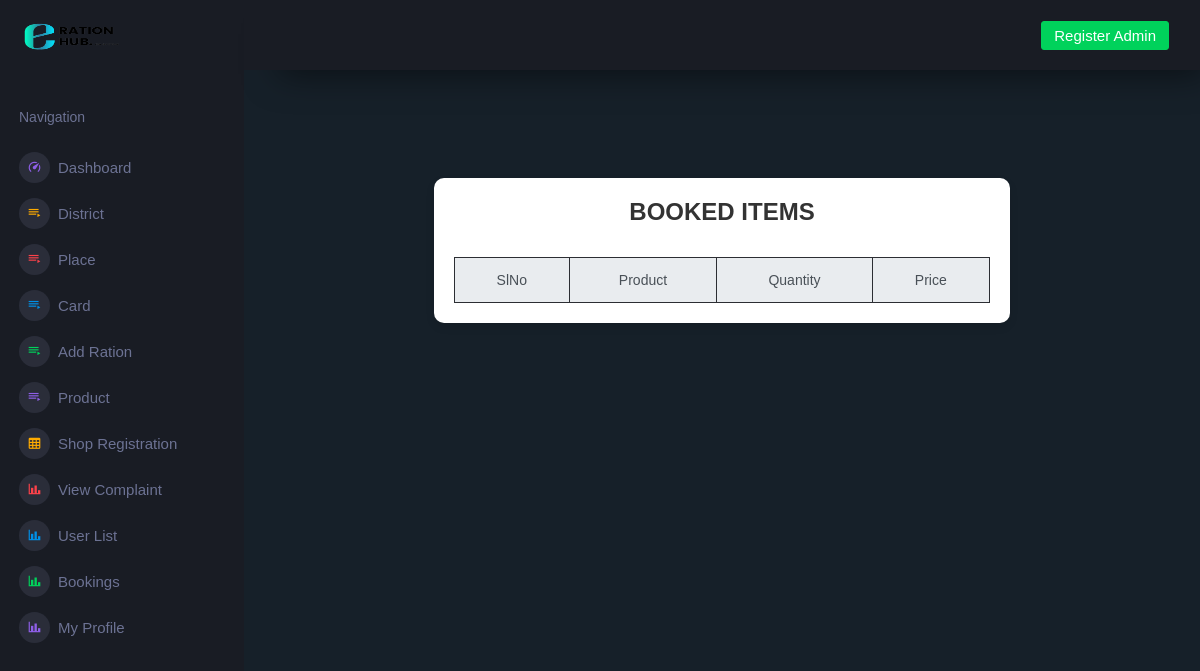
The page /Project/Admin/ViewItems.php?cid=12 on the database as committed earlier.
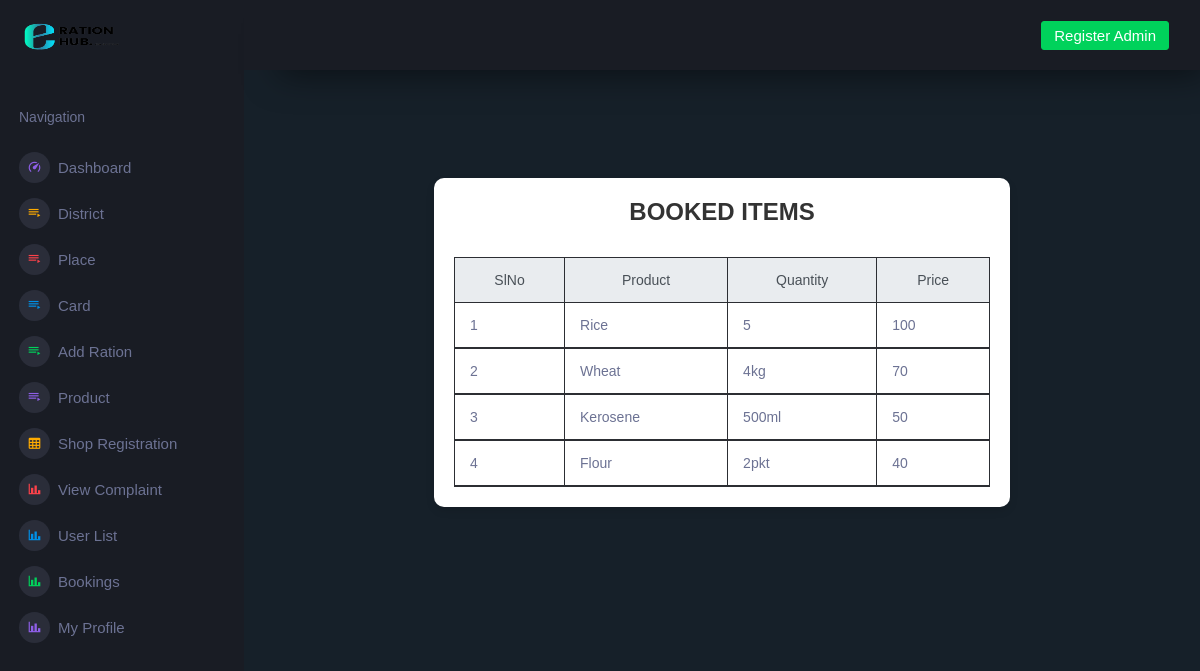
The same page on the database as committed later.
### tables this page shows
CREATE TABLE `tbl_rationlist` (
  `rationlist_id` int(11) NOT NULL,
  `product_id` int(11) NOT NULL,
  `product_qty` varchar(100) NOT NULL,
  `product_price` varchar(60) NOT NULL,
  `ration_id` int(11) NOT NULL
);

CREATE TABLE `tbl_product` (
  `product_id` int(11) NOT NULL,
  `product_name` varchar(60) NOT NULL,
  `product_status` int(11) NOT NULL DEFAULT 0
);

### Project/Admin/ViewItems.php (the view, shortened to what this page needs)
<?php
include("../Assets/Connection/connection.php");
include("Head.php");
?>
<!DOCTYPE html PUBLIC "-//W3C//DTD XHTML 1.0 Transitional//EN" "http://www.w3.org/TR/xhtml1/DTD/xhtml1-transitional.dtd">
<html xmlns="http://www.w3.org/1999/xhtml">
<head>
</head>
<body>
<form id="form1" name="form1" method="post" action="">
<div class="container mt-5">
    <div class="row justify-content-center">
        <div class="col-md-8">
            <div class="table-wrapper">
      <h3 align="center">Booked Items</h3>
      <table class="table table-bordered table-striped">
                    <thead class="thead-light">
                    <tr>
                    <th>SlNo</th>
                    <th>Product</th>
                    <th>Quantity</th>
                    <th>Price</th>
                    </tr>
                        <?php
                            $selQry = "select *from tbl_rationlist r inner join  tbl_product p  on p.product_id = r.product_id where  r.ration_id = ".$_GET['cid'];
                            $result = $Con->query($selQry);
                            $i = 0;
                            while ($data = $result->fetch_assoc())
                            {
                                $i++;
                                ?>
                                <tr>
                                <td><?php echo $i ?></td>
                                    <td><?php echo $data['product_name'] ?></td>
                                    <td><?php echo $data['product_qty'] ?></td>
                                    <td><?php echo $data['product_price'] ?></td>
                                </tr>
                        <?php
                                }
	                    ?>
             </table>
            </form>
         </div>
      </div>
    </div>
</div>
</body>
</html>
<?php
include("Foot.php");
?>

Rows that differ between the two databases and show on the page:
added tbl_rationlist: product.product_name "Rice", product_qty "5", product_price "100"
added tbl_rationlist: product.product_name "Wheat", product_qty "4kg", product_price "70"
added tbl_rationlist: product.product_name "Kerosene", product_qty "500ml", product_price "50"
added tbl_rationlist: product.product_name "Flour", product_qty "2pkt", product_price "40"
